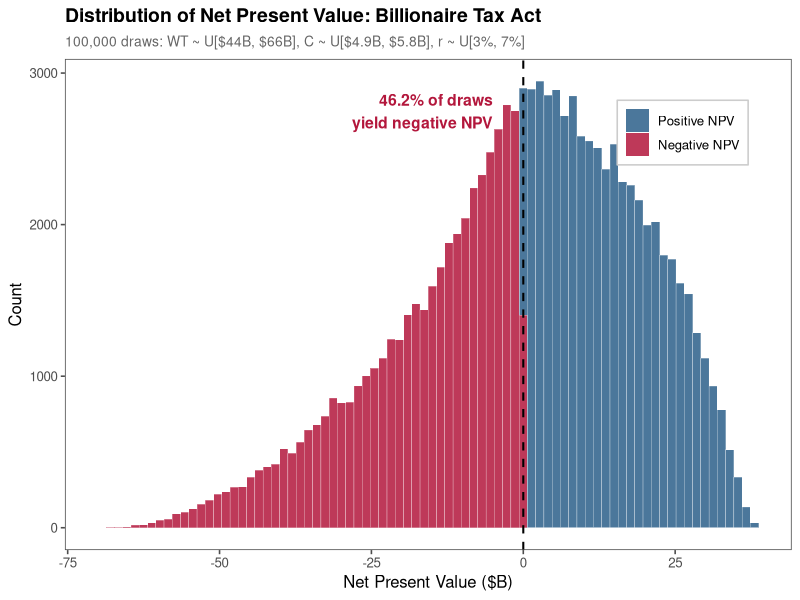
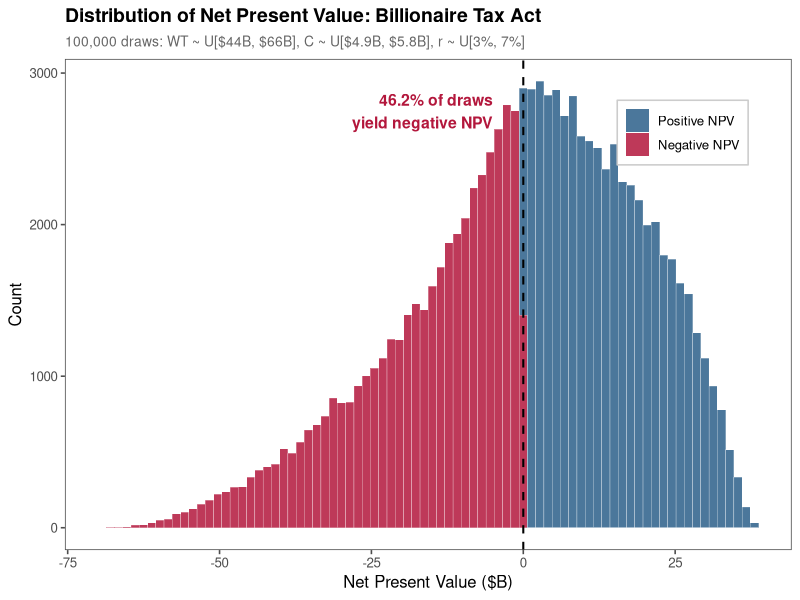

Write R code to recreate these figures, in order.
# Billionaire Tax Act: NPV Distribution of Outcomes
# Date: February 2026
# Purpose: Simulate NPV across plausible parameter ranges, plot distribution
# =============================================================================
# PART 0: Load Packages
# =============================================================================
library(dplyr)
library(ggplot2)
library(ggthemes)

# Set seed
set.seed(2026)

# Set working directory (update as needed)
setwd("~/Documents/GitHub/wealth_tax")

# =============================================================================
# PART I: Define Parameters
# =============================================================================

# Fixed
baseline_revenue <- 107.04  # $B, no-departure wealth tax revenue

# Number of simulations
n_sims <- 100000

# =============================================================================
# PART II: Generate Random Parameter Draws
# =============================================================================

# WT: Wealth tax revenue ($44B to $66B, centered at $48B)
#   Triangular-ish: uniform draw across plausible range
wt <- runif(n_sims, min = 44, max = 66)

# C: Annual income tax contribution ($4.9B to $5.8B)
#   Uniform across Splinter lower bound to Pareto upper bound
c_income <- runif(n_sims, min = 4.9, max = 5.8)

# r: Real discount rate (3% to 7%)
#   Uniform across standard range
r_discount <- runif(n_sims, min = 0.03, max = 0.07)

# =============================================================================
# PART III: Compute NPV for Each Draw
# =============================================================================

# Implied departure fraction
f <- 1 - (wt / baseline_revenue)

# Annual lost income tax
annual_loss <- f * c_income

# PV of lost income tax stream (inflation-linked perpetuity)
pv_lost <- annual_loss / r_discount

# Net present value
npv <- wt - pv_lost

# Assemble results
results <- data.frame(
  wt = wt,
  c_income = c_income,
  r_discount = r_discount,
  f = f,
  annual_loss = annual_loss,
  pv_lost = pv_lost,
  npv = npv
)

# =============================================================================
# PART IV: Summary Statistics
# =============================================================================

cat("=== NPV Distribution Summary ===\n")
cat(sprintf("  Simulations:        %d\n", n_sims))
cat(sprintf("  Mean NPV:           $%.1fB\n", mean(results$npv)))
cat(sprintf("  Median NPV:         $%.1fB\n", median(results$npv)))
cat(sprintf("  Std Dev:            $%.1fB\n", sd(results$npv)))
cat(sprintf("  Min NPV:            $%.1fB\n", min(results$npv)))
cat(sprintf("  Max NPV:            $%.1fB\n", max(results$npv)))
cat(sprintf("  Pct Negative NPV:   %.1f%%\n", 100 * mean(results$npv < 0)))
cat(sprintf("  Pct Below -$10B:    %.1f%%\n", 100 * mean(results$npv < -10)))
cat(sprintf("  Pct Below -$25B:    %.1f%%\n", 100 * mean(results$npv < -25)))

# =============================================================================
# PART V: Plot Distribution of NPV Outcomes
# =============================================================================

pct_negative <- round(100 * mean(results$npv < 0), 1)

p <- ggplot(results, aes(x = npv)) +
  geom_histogram(aes(fill = npv < 0), bins = 80, alpha = 0.85, color = "white", linewidth = 0.1) +
  scale_fill_manual(
    values = c("TRUE" = "#B3173C", "FALSE" = "#2C5F8A"),
    labels = c("TRUE" = "Negative NPV", "FALSE" = "Positive NPV"),
    name = NULL
  ) +
  geom_vline(xintercept = 0, linetype = "dashed", color = "black", linewidth = 0.7) +
  annotate("text", x = -5, y = Inf, vjust = 2, hjust = 1,
           label = paste0(pct_negative, "% of draws\nyield negative NPV"),
           size = 4, fontface = "bold", color = "#B3173C") +
  labs(
    title = "Distribution of Net Present Value: Billionaire Tax Act",
    subtitle = paste0("100,000 draws: WT ~ U[$44B, $66B], C ~ U[$4.9B, $5.8B], r ~ U[3%, 7%]"),
    x = "Net Present Value ($B)",
    y = "Count"
  ) +
  theme_few() +
  theme(
    plot.title = element_text(face = "bold", size = 14),
    plot.subtitle = element_text(size = 10, color = "gray40"),
    legend.position = c(0.85, 0.85),
    legend.background = element_rect(fill = "white", color = "gray80")
  )

ggsave("npv_distribution.png", p, width = 10, height = 6, dpi = 300)
ggsave("npv_distribution.pdf", p, width = 10, height = 6)

cat("\nPlots saved: npv_distribution.png, npv_distribution.pdf\n")
